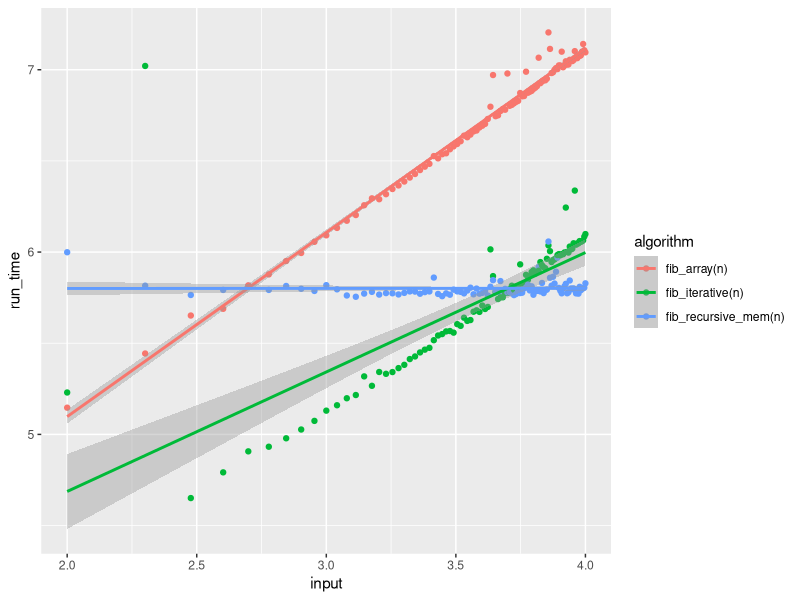
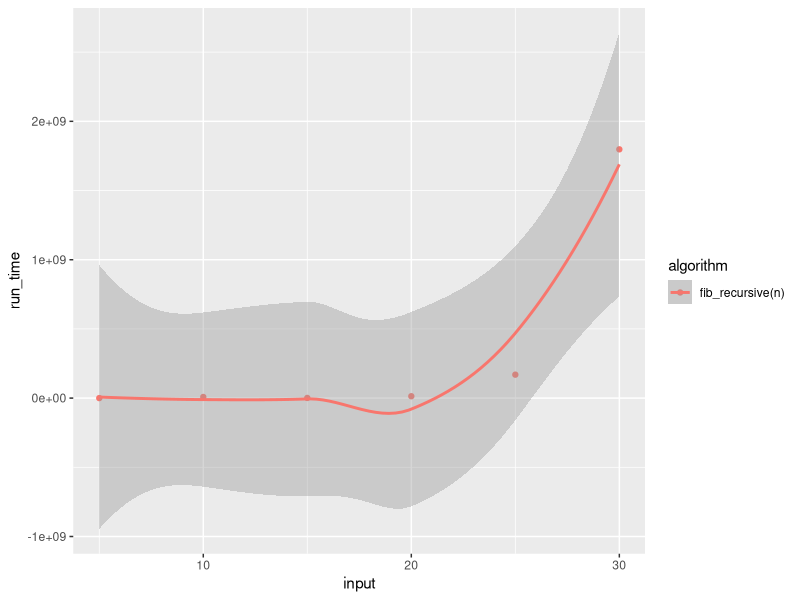

Here is the R script that generated these plots, in order:
## ---- chunk 1
rm(list = ls())##Clearing Environment

##Fibonacci_Iterative_using Array
fib_array <- function(n){
  fibvals <- numeric(n)
  if(n == 1){
    fibvals[1] <- 0
  }else if(n ==2){
    fibvals[1] <- 0
    fibvals[2] <- 1
  }else{
    fibvals[1] <- 0
    fibvals[2] <- 1
    for (i in 3:n) { 
      fibvals[i] <- fibvals[i-1]+fibvals[i-2]
    }
  }
  return(fibvals)
}

##Fibonacci_using Recursion
fib_recursive <- function(n){
  fibvals <- numeric(n)
  fib_recursive_cal <- function(n){ 
    if (n == 1) return(0) 
    if (n == 2) return(1) 
    return (fib_recursive_cal(n - 1) + fib_recursive_cal(n - 2)) 
  }
  for(i in 1:n)
  {
    fibvals[i] <- fib_recursive_cal(i)
  } 
  return(fibvals)
}

##Fibonacci using Recursion and Memoization
##Golbal vector to store results of sub problem
storage <- numeric(10000)
storage[1:length(storage)] <- NA
fib_recursive_mem <- function(n){
  temp <- numeric()
  if(is.na(storage[n])){ 
    if (n == 1) {
      storage[n] <<- 0
      return(0)
    } else if (n == 2){
      storage[1] <<- 0
      storage[n] <<- 1
      return(1)
    } 
    storage[n] <<- (fib_recursive_mem(n - 1) + fib_recursive_mem(n - 2)) 
    #print(storage[!is.na(storage)])
  }
  return(storage[n])
}

##fib_Iterative_without_array
fib_iterative <-function(n){
  first <- 0
  second <- 1
  fibvals <- numeric(n)
  for(i in 1:n){
    if(i == 1){
      next_e <- 0
    }
    else if(i ==2){
      next_e <- 1
    }
    else{
      next_e <- first + second
      first <- second
      second <- next_e
    }
    fibvals[i] <- next_e 
  }
  return(fibvals)
}


library(microbenchmark)
elapsed_time <- function(data_by_input, fib_array, fib_iterative, fib_recursive_mem){
  n <- data_by_input$input
  elapsed <- microbenchmark(fib_array(n),fib_iterative(n),fib_recursive_mem(n),unit = "ms", times = 1)
  ret <- data.frame(run_time = elapsed$time, algorithm = as.character(elapsed$expr))
  return(ret)
}
library(dplyr)
run_time <- data.frame(input = seq(from = 100, to = 10000, by = 100))
data_by_input <- group_by(run_time, input)
runtime_data <- do(data_by_input,elapsed_time(., fib_array,fib_iterative,fib_recursive_mem))
#print(runtime_data)
runtime_log_data <- data.frame(input= log10(runtime_data$input), run_time = log10(runtime_data$run_time), algorithm = runtime_data$algorithm)
#print(runtime_log_data)


##Separate plot for fib_recursive because of different scale from rest of the plots

elapsed_time_rec <- function(data_by_input_rec, fib_recursive){
  n <- data_by_input_rec$input
  elapsed_rec <- microbenchmark(fib_recursive(n),unit = "ms", times = 1)
  ret_rec <- data.frame(run_time = elapsed_rec$time, algorithm = as.character(elapsed_rec$expr))
  return(ret_rec)
}
run_time_rec <- data.frame(input = seq(from = 5, to = 30, by = 5))
data_by_input_rec <- group_by(run_time_rec, input)
runtime_data_rec <- do(data_by_input_rec,elapsed_time_rec(., fib_recursive))

## ---- chunk 2
library(ggplot2)
p <- ggplot(runtime_log_data) + geom_point(aes(x = input, y = run_time, color = algorithm)) + 
  geom_smooth(aes(x = input, y = run_time, color = algorithm), method= "lm") 
plot(p)
p_rec <- ggplot(runtime_data_rec) + geom_point(aes(x = input, y = run_time, color = algorithm)) + 
  geom_smooth(aes(x = input, y = run_time, color = algorithm), method= "loess", span = 1) 
plot(p_rec)
